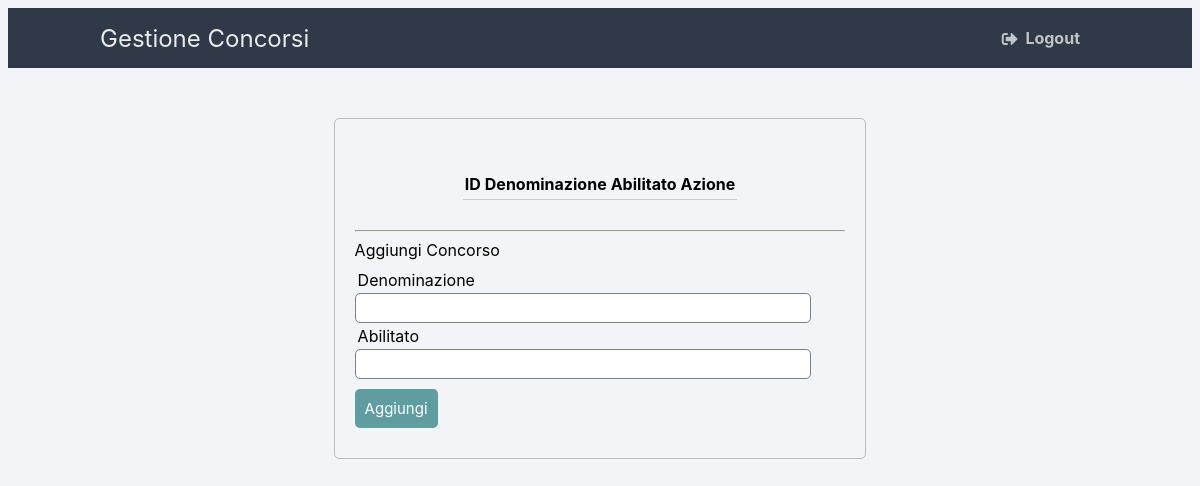
Before: /admin/gestione.php (signed in) with the older database file.
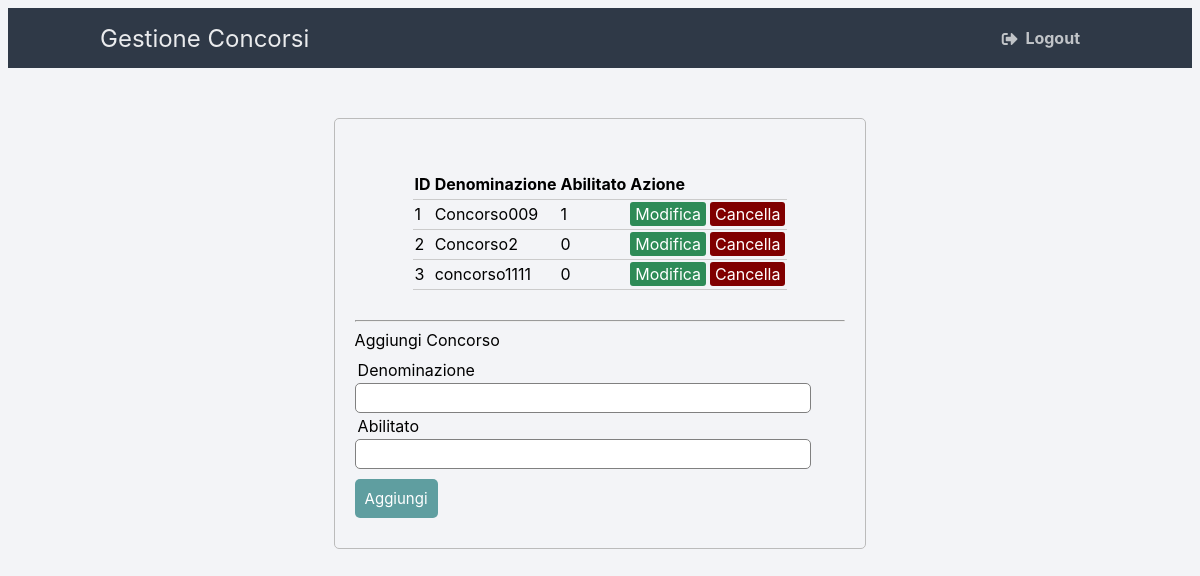
After: the same page with the newer database file.
### tables this page shows
CREATE TABLE IF NOT EXISTS `concorsi` (
  `id` int(11) NOT NULL AUTO_INCREMENT,
  `denominazione` varchar(255) NOT NULL,
  `abilitato` tinyint(4) NOT NULL,
  PRIMARY KEY (`id`)
);

### admin/db.php (called while the page is built, shortened)
<?php
	$denominazione = "";
	$abilitato = "";
	$update = false;
?>

### admin/gestione.php (the view, shortened to what this page needs)
<?php
include('db.php');
?>
<!DOCTYPE html>
<html>
	<head>
		<link href="style.css" rel="stylesheet" type="text/css">
		<link rel="stylesheet" href="https://use.fontawesome.com/releases/v5.7.1/css/all.css">
	</head>
	<body class="loggedin">
		<nav class="navtop">
			<div>
				<h1>Gestione Concorsi</h1>
				<a href="logout.php"><i class="fas fa-sign-out-alt"></i>Logout</a>
			</div>
		</nav>
	<form method="post" action="db.php" >
	<?php $results = mysqli_query($db, "SELECT * FROM concorsi"); ?>
<table>
	<thead>
		<tr>
			<th>ID</th>
			<th>Denominazione</th>
			<th>Abilitato</th>
			<th colspan="2">Azione</th>
		</tr>
	</thead>
	<?php while ($row = mysqli_fetch_array($results)) { ?>
		<tr>
			<td><?php echo $row['id']; ?></td>
			<td><?php echo $row['denominazione']; ?></td>
			<td><?php echo $row['abilitato']; ?></td>
			<td>
				<a href="gestione.php?edit=<?php echo $row['id']; ?>" class="edit_btn" >Modifica</a>
			</td>
			<td>
				<a href="db.php?del=<?php echo $row['id']; ?>" class="del_btn">Cancella</a>
			</td>
		</tr>
	<?php } ?>
</table>
		<link rel="stylesheet" type="text/css" href="gestione_style.css">
		<div><hr>
		<?php if ($update == true): ?>
			Modifica Concorso
		<?php else: ?>
			Aggiungi Concorso
			<?php endif ?>
		</div>
		<div class="input-group">
			<label>Denominazione</label>
			<input type="text" name="denominazione" value="<?php echo $denominazione; ?>">
			<label>Abilitato</label>
			<input type="text" name="abilitato" value="<?php echo $abilitato; ?>">
			</div>
		<div class="input-group">
		<?php if ($update == true): ?>
			<button class="btn" type="submit" name="update" style="background: #556B2F;" >update</button>
		<?php else: ?>
			<button class="btn" type="submit" name="save" >Aggiungi</button>
		<?php endif ?>
		</div>
	</form>
	</body>
</html>

### admin/style.css (style rules this page uses)
* { box-sizing: border-box; font-family: -apple-system, BlinkMacSystemFont, "segoe ui", roboto, oxygen, ubuntu, cantarell, "fira sans", "droid sans", "helvetica neue", Arial, sans-serif; font-size: 16px; -webkit-font-smoothing: antialiased; -moz-osx-font-smoothing: grayscale; }
body { background-color: #435165; }
.navtop { background-color: #2f3947; height: 60px; width: 100%; border: 0; }
.navtop div { display: flex; margin: 0 auto; width: 1000px; height: 100%; }
.navtop div h1, .navtop div a { display: inline-flex; align-items: center; }
.navtop div h1 { flex: 1; font-size: 24px; padding: 0; margin: 0; color: #eaebed; font-weight: normal; }
.navtop div a { padding: 0 20px; text-decoration: none; color: #c1c4c8; font-weight: bold; }
.navtop div a i { padding: 2px 8px 0 0; }
body.loggedin { background-color: #f3f4f7; }

### admin/gestione_style.css (style rules this page uses)
body { font-size: 19px; }
table { width: 50%; margin: 30px auto; border-collapse: collapse; text-align: left; }
tr { border-bottom: 1px solid #cbcbcb; }
th, td { border: none; height: 30px; padding: 2px; }
form { width: 45%; margin: 50px auto; text-align: left; padding: 20px; border: 1px solid #bbbbbb; border-radius: 5px; }
.input-group { margin: 10px 0px 10px 0px; }
.input-group label { display: block; text-align: left; margin: 3px; }
.input-group input { height: 30px; width: 93%; padding: 5px 10px; font-size: 16px; border-radius: 5px; border: 1px solid gray; }
.btn { padding: 10px; font-size: 15px; color: white; background: #5F9EA0; border: none; border-radius: 5px; }
.edit_btn { text-decoration: none; padding: 2px 5px; background: #2E8B57; color: white; border-radius: 3px; }
.del_btn { text-decoration: none; padding: 2px 5px; color: white; border-radius: 3px; background: #800000; }

Changed rows visible on the page:
added concorsi: id "1", denominazione "Concorso009", abilitato "1"
added concorsi: id "2", denominazione "Concorso2", abilitato "0"
added concorsi: id "3", denominazione "concorso1111", abilitato "0"
